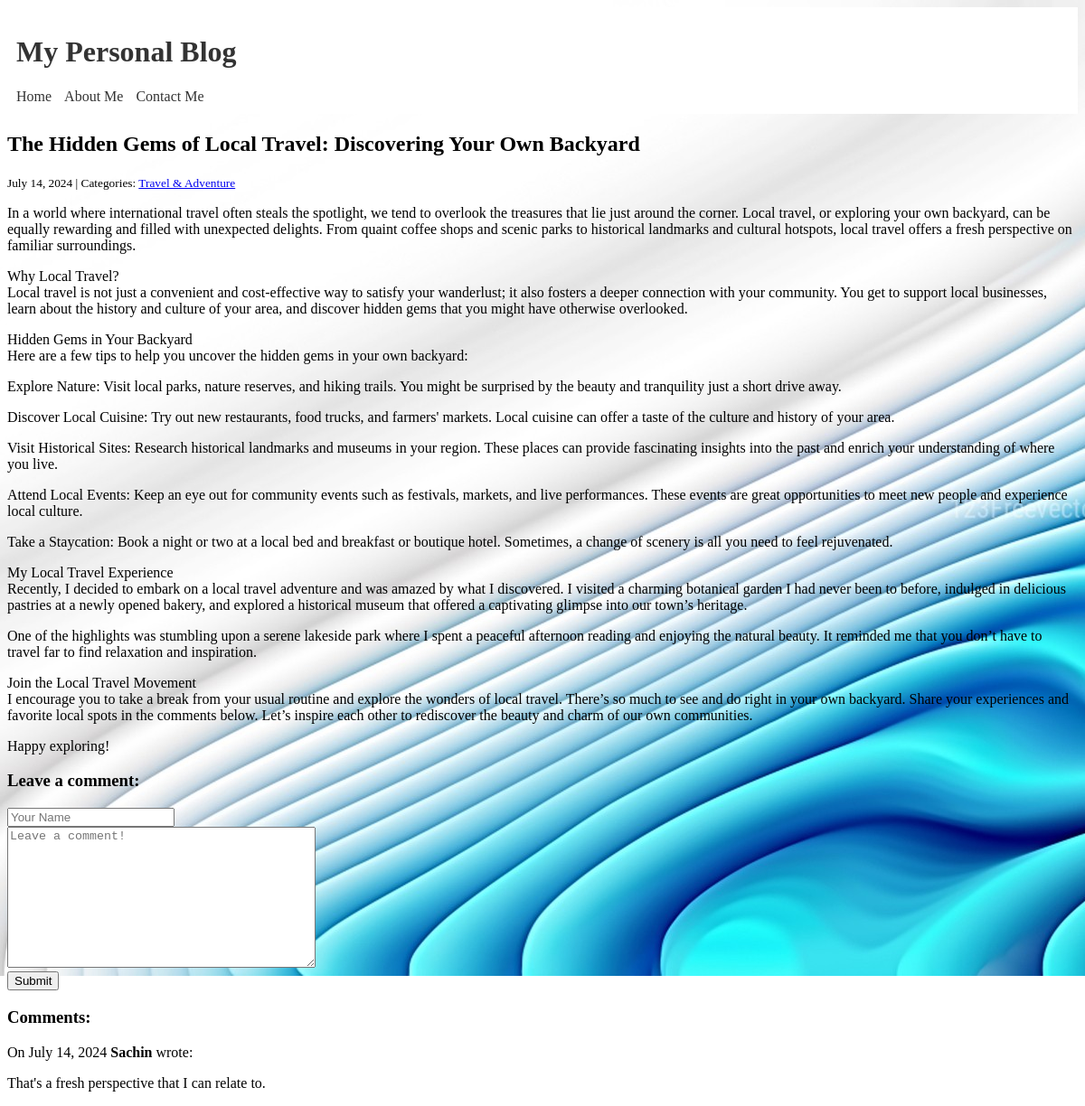
The app's page /post/2/ with its own data.
### blog/models.py (models this page shows)
class Post(models.Model):
    title = models.CharField(max_length=255)
    body = models.TextField()
    created_on = models.DateTimeField(auto_now_add=True)
    last_modified = models.DateTimeField(auto_now=True)
    categories = models.ManyToManyField("Category", related_name="posts")

class Category(models.Model):
    name = models.CharField(max_length=30)
    class Meta:
        verbose_name_plural = "categories"

class Comment(models.Model):
    author = models.CharField(max_length=60)
    body = models.TextField()
    created_on = models.DateTimeField(auto_now_add=True)
    post = models.ForeignKey("Post", on_delete=models.CASCADE)

### blog/views.py (the view, shortened to what this page needs)
# urls.py: path('post/<int:pk>/', views.blog_detail, name='blog_detail'),
def blog_detail(request, pk):
    post = Post.objects.get(pk=pk)
    form = CommentForm()
    comments = Comment.objects.filter(post=post)
    context = {
        "post": post,
        "comments": comments,
        "form": CommentForm(),
    }
    return render(request, "blog/detail.html", context)

### blog/forms.py
class CommentForm(forms.Form):
    author = forms.CharField(
        max_length=60,
        widget=forms.TextInput(
            attrs={"class": "form-control", "placeholder": "Your Name"}
        ),
    )
    body = forms.CharField(
        widget=forms.Textarea(
            attrs={"class": "form-control", "placeholder": "Leave a comment!"}
        )
    )

### blog/templates/blog/detail.html (shortened to what this page needs)
{% extends "base.html" %}
{% block page_title %}
    <h2>{{ post.title }}</h2>
{% endblock page_title %}
{% block page_content %}
    <small>
        {{ post.created_on.date }} | Categories:
        {% for category in post.categories.all %}
            <a href="{% url 'blog_category' category.name %}">
                {{ category.name }}
            </a>
        {% endfor %}
    </small>
    <p>{{ post.body | linebreaks }}</p>
    <h3>Leave a comment:</h3>
    <form method="post">
        <div>
            {{ form.author }}
        </div>
        <div>
            {{ form.body }}
        </div>
        <button type="submit" class="btn btn-primary">Submit</button>
    </form>
    <h3>Comments:</h3>
    {% for comment in comments %}
        <p>
            On {{ comment.created_on.date }} <b>{{ comment.author }}</b> wrote:
        </p>
        <p>
            {{ comment.body | linebreaks }}
        </p>
    {% endfor %}
{% endblock page_content %}

### templates/base.html (shortened to what this page needs)
{% load static %}
<!DOCTYPE html>
<html lang="en">
<head>
    <link rel="stylesheet" href="https://cdn.simplecss.org/simple.min.css">
</head>
<body>
<header>
<h1>My Personal Blog</h1>
<nav>
    <ul>
    <li><a href="{% url 'blog_index' %}" style="text-decoration:none;">Home</a></li>
    <li><a href="{% url 'about' %}" style="text-decoration:none;">About Me</a></li>
    <li><a href="{% url 'contact' %}" style="text-decoration:none;">Contact Me</a></li>
    </ul>
</nav>
</header>
{% block page_title %}{% endblock page_title %}
{% block page_content %}{% endblock page_content %}
</body>
</html>

### templates/base.html (style rules this page uses)
header { background-color: #fff; color: #333; padding: 10px; text-align: cente; }
nav ul { list-style-type: none; margin: 0; padding: 0; display: inline-block; }
nav ul li { display: inline; margin-right: 10px; }
nav ul li a { color: #333; text-decoration: none; }
body { background-image: url('33.jpg'); background-repeat: no-repeat; }

### records on screen
Post: title "The Hidden Gems of Local Travel: Discovering Your Own Backyard", created_on "July 14, 2024", body "In a world where international travel often steals the spotlight, we tend to overlook the treasures that lie just around the corner. Local travel, or exploring your own backyard, can be equally rewarding and filled with unexpected delights. From quaint coffee shops and scenic parks to historical landmarks and cultural hotspots, local travel offers a fresh perspective on familiar surroundings. Why Local Travel? Local travel is not just a convenient and cost-effective way to satisfy your wanderlust; it also fosters a deeper connection with your community. You get to support local businesses, learn about the history and culture of your area, and discover hidden gems that you might have…"
Category: name "Travel & Adventure"
Comment: created_on "July 14, 2024", author "Sachin", body "That's a fresh perspective that I can relate to."
